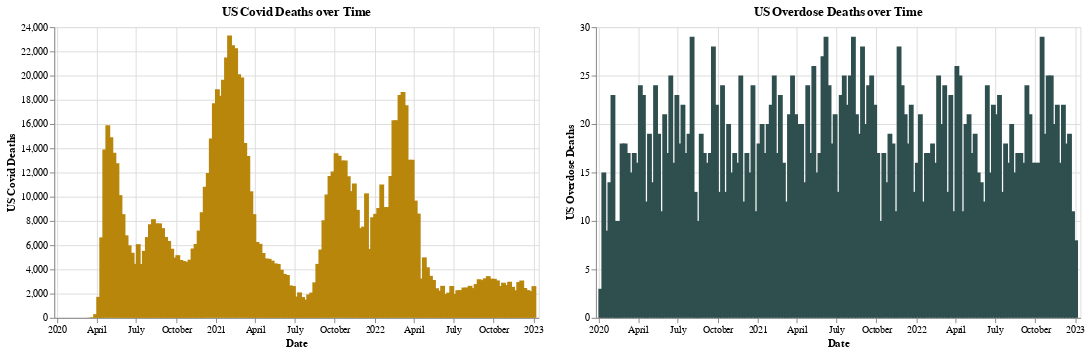

Here is the notebook cell this chart was saved with:
### Markdown cell above
# <center style="text-align: center; color: #007bff;">Visualization 3</center>

<h3><center style="color: #DE3163;"><strong>Goal of Visual:</strong></center></h3>
<ul>
    <li style="font-size: 16px; padding-bottom: 20px;">
        To display the variance (or lack of) overdoses caused by the COVID-19 epidemic.
    </li>
</ul>

<h3><center style="color: #DE3163;"><strong>Visualization Tools:</strong></center></h3>
<ul>
    <li style="font-size: 16px; padding-bottom: 20px;">
        Pandas (grouping)
    </li>
    <li style="font-size: 16px; padding-bottom: 20px;">
        Altair
    </li>
</ul>

<h3><center style="color: #DE3163;"><strong>Argument Layout:</strong></center></h3>
<ul>
    <li style="font-size: 16px; padding-bottom: 20px;">
        An interesting point of note is that overdoses seemingly had no change as a result of the increasing COVID-19 epidemic. Whether it was through social distancing mandates or fear, overdoses saw no significant drop nor rise and was continuously changing throughout the period.
    </li>
</ul>

<h3><center style="color: #DE3163;"><strong>Visual Layout:</strong></center></h3>
<ul>
    <li style="font-size: 16px; padding-bottom: 20px;">
        As we see the hills and valleys of the COVID-19 epidemic, we can compare it with the corresponding date and overdose statistics. There is no clear trend or seasonal change in overdoses as a result of COVID-19.
    </li>
    <li style="font-size: 16px; padding-bottom: 20px;">
        We added a selection indicator so the viewer can click on a specific date (such as a spike in COVID) and compare it between overdoses and COVID deaths. As a result of this, we see that there is no true effect.
    </li>
    <li style="font-size: 16px; padding-bottom: 20px;">
        We placed the charts side-by-side so the viewer can easily understand, when using the selection interval, the effect one statistic had on the other.
    </li>
    <li style="font-size: 16px; padding-bottom: 20px;">
        We chose a juxtaposition of blue and gold to represent each respective piece of data because when the user selects a date, the exposure of those colors are much different than the grey background of the non-selected.
    </li>
</ul>

### Code cell
def show_graph3():
    # create a mapping between stock names and numbers
    stock_name_to_number = {stock_name: i+1 for i, stock_name in enumerate(covid_dfs.keys())}

    # list to hold all dfs with stock number as a column
    dfs_with_stock_number = []

    # iterate thru dict items
    for stock_name, df in covid_dfs.items():
        # Add a new column with stock number
        df['Stock_Number'] = stock_name_to_number[stock_name]
        # Append dataframe to the list
        dfs_with_stock_number.append(df)

    # concatenate all dataframes
    combined_df = pd.concat(dfs_with_stock_number, ignore_index=True)

    # create a mapping between stock names and numbers
    stock_name_to_number = {stock_name: i+1 for i, stock_name in enumerate(overdose_dfs.keys())}

    # list to hold all dataframes with stock number as a column
    dfs_with_stock_number2 = []

    # iterate through the dictionary items
    for stock_name, df in overdose_dfs.items():
        # Add a new column with stock number
        df['Stock_Number'] = stock_name_to_number[stock_name]
        # Append dataframe to the list
        dfs_with_stock_number2.append(df)

    # concatenate all dataframes
    combined_df2 = pd.concat(dfs_with_stock_number2, ignore_index=True)

    # display the combined dataframe
    combined_df2['US Covid Deaths'] = combined_df['US covid deaths']

    # convert 'Date' column to datetime type
    combined_df2['Date'] = pd.to_datetime(combined_df2['Date'])

    # group by 'Stock_Number' and by weeks, aggregating without averaging
    grouped_df = combined_df2.groupby(['Stock_Number', pd.Grouper(key='Date', freq='W-MON')]).agg({
        'Open': 'first',
        'High': 'max',
        'Low': 'min',
        'Close': 'last',
        'Adj Close': 'last',
        'Volume': 'sum',
        'US Overdose Deaths': 'sum',
        'US Covid Deaths': 'last'
    }).reset_index()

    grouped_df2 = grouped_df[grouped_df.Stock_Number == 1]

    selector = alt.selection_point(fields=['Date'], empty=True)

    chart_states = alt.Chart(grouped_df2).mark_bar().encode(
        x=alt.X('Date:T'),
        y=alt.Y('US Covid Deaths:Q'),
        color=alt.condition(selector, alt.value('darkgoldenrod'), alt.value('lightgray')),
    ).add_params(selector).properties(title = 'US Covid Deaths over Time', width=500, height=300)

    chart_county = alt.Chart(grouped_df2).mark_bar().encode(
        x=alt.X('Date:T'),
        y=alt.Y('US Overdose Deaths:Q'),
        color=alt.condition(selector, alt.value('darkslategray'), alt.value('lightgray')),
    ).properties(title = 'US Overdose Deaths over Time', width=500, height=300)

    return (chart_states | chart_county).resolve_scale(color='independent')
show_graph3()

### Figure 1 — Vega-Lite specification as saved in the notebook (floating-point values rounded to 4 significant figures; data arrays with more than 128 entries replaced by an {"elided": "..."} marker saying what was removed)
{"config": {"view": {"continuousWidth": 300, "continuousHeight": 300}}, "hconcat": [{"mark": {"type": "bar"}, "encoding": {"color": {"condition": {"param": "param_77", "value": "darkgoldenrod", "empty": true}, "value": "lightgray"}, "x": {"field": "Date", "type": "temporal"}, "y": {"field": "US Covid Deaths", "type": "quantitative"}}, "height": 300, "name": "view_81", "title": "US Covid Deaths over Time", "width": 500}, {"mark": {"type": "bar"}, "encoding": {"color": {"condition": {"param": "param_77", "value": "darkslategray", "empty": true}, "value": "lightgray"}, "x": {"field": "Date", "type": "temporal"}, "y": {"field": "US Overdose Deaths", "type": "quantitative"}}, "height": 300, "title": "US Overdose Deaths over Time", "width": 500}], "data": {"name": "data-328265504a2f212b8ff732db43f0c745"}, "params": [{"name": "param_77", "select": {"type": "point", "fields": ["Date"]}, "views": ["view_81"]}], "resolve": {"scale": {"color": "independent"}}, "$schema": "https://vega.github.io/schema/vega-lite/v5.16.3.json", "datasets": {"data-328265504a2f212b8ff732db43f0c745": {"elided": "157 records"}}}
